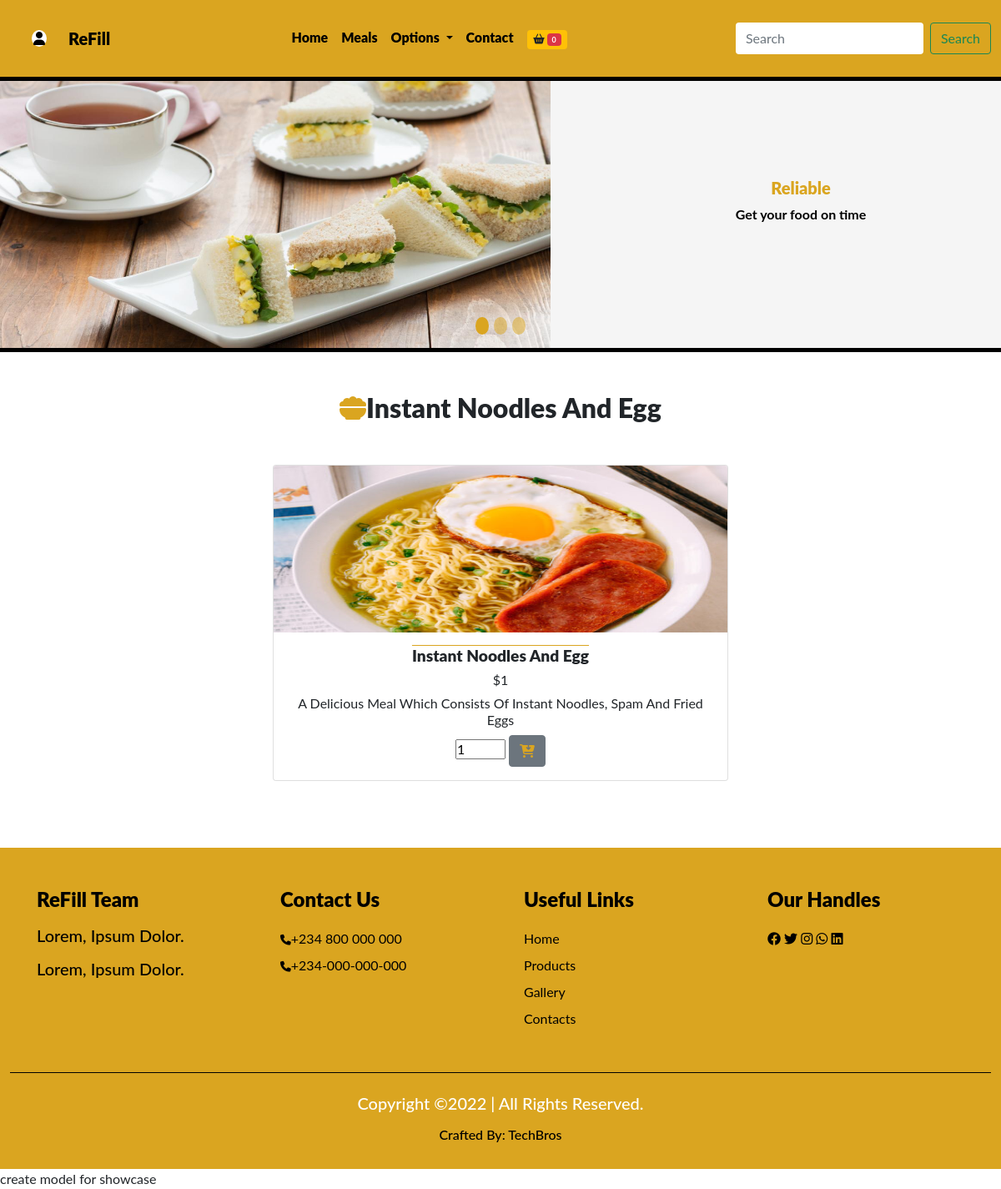
The app's page /detail/6 with its own data.
### techbro/models.py (models this page shows, shortened)
class Showcase(models.Model):
    show_name = models.CharField(max_length=50)
    show_txt = models.CharField(max_length=250)
    show_img = models.ImageField(upload_to='showcase',default='show.jpg')
    class Meta:
        db_table = 'showcase'
        managed = True
        verbose_name = 'showcase'
        verbose_name_plural = 'showcase'

class Dish(models.Model):
    category = models.ForeignKey(Category, on_delete=models.CASCADE)
    breakfast = models.BooleanField(default=False)
    lunch = models.BooleanField(default=False)
    dinner = models.BooleanField(default=False)
    appetizer = models.BooleanField(default=False)
    dessert = models.BooleanField(default=False)
    drink = models.BooleanField(default=False)
    name = models.CharField(max_length=50)
    image = models.ImageField(upload_to='food', default='pix.jpg', blank=True, null=True)
    price = models.IntegerField(default=0)
    min = models.IntegerField(default=0)
    max = models.IntegerField(default=0)
    in_stock = models.BooleanField(default=False)
    special = models.BooleanField(default=False)
    description = models.TextField(default='a')
    class Meta:
        db_table = 'dish'
        managed = True
        verbose_name = 'Dish'
        verbose_name_plural = 'Dishes'

### techbro/views.py (the view)
# urls.py: path('detail/<str:id>',detail, name='detail'),
def detail(request, id):
    categories = Category.objects.all()
    specials = Dish.objects.filter(special=True)
    slide1 = Showcase.objects.get(pk=1)
    slide2 = Showcase.objects.get(pk=2)
    slide3 = Showcase.objects.get(pk=3)
    specials = Dish.objects.filter(special=True)
    detail = Dish.objects.get(pk=id)
    context = {
        'specials' :specials,
        'categories' :categories,
        'slide1' :slide1,
        'slide2' :slide2,
        'slide3' :slide3,
        'specials' :specials,
        'detail' :detail,
    }
    return render(request, 'detail.html',context)

### techbro/context_processor.py (called while the page is built)
def cartcount(request):
    count = Shopcart.objects.filter(user__username = request.user.username, paid=False)
    itemcount = 0
    for item in count:
        itemcount += int(item.user.id)
    context = {
        'itemcount' : itemcount
    }
    return context

### techbro/templates/detail.html (shortened to what this page needs)
{% extends 'base.html' %}
{% block header %} {% include 'header.html' %}{% endblock header %}
{%block showcase %} {% include 'showcase.html' %}{% endblock showcase %}
{% block content %}
<section class="meals">
    <div class="container">
      <h2 class="text-center mt-5 mb-5"><i class="fa-solid fa-bowl-food"></i>{{detail.name|title}}</h2>
    </div>
    <div class="container">
      <div class="row justify-content-center gy-5 gx-4">
        <div class="col-3 col-sm-3 col-md-3 col-lg-3 col-xl-3">
        </div>
        <div class="col-6 col-sm-6 col-md-6 col-lg-6 col-xl-6">
            <div class="card">
              <img src="{{detail.image.url}}" class="card-img-top"></a>
              <div class="card-body text-center">
                <h3 class="card-title">{{detail.name|title}}</h3>
                <p class="card-title">${{detail.price}}</p>
                <p class="card-title">{{detail.description|title}}</p>
                <form action="{% url 'ordermeal' %}" method="POST">
                  <input type="number" name="mealquantity" value="1" min="{{detail.min}}" max="{{detail.max}}" style="width: 60px;">
                  <button href='#' class="btn btn-secondary"><i class="fa-solid fa-cart-arrow-down"></i></button>
                </form>
              </div>
            </div>
          </div>
          <div class="col-3 col-sm-3 col-md-3 col-lg-3 col-xl-3">
      </div>
    </div>
  </section>
{% endblock content%}
{% block footer %} {% include 'footer.html' %}{% endblock footer %}

### techbro/templates/showcase.html (shortened to what this page needs)
<section class="showcase">
    <div>
      <div id="carouselExampleCaptions" class="carousel slide" data-bs-ride="carousel">
        <div class="carousel-indicators">
          <button type="button" data-bs-target="#carouselExampleCaptions" data-bs-slide-to="0" class="active" aria-current="true" aria-label="Slide 1"></button>
          <button type="button" data-bs-target="#carouselExampleCaptions" data-bs-slide-to="1" aria-label="Slide 2"></button>
          <button type="button" data-bs-target="#carouselExampleCaptions" data-bs-slide-to="2" aria-label="Slide 3"></button>
        </div>
        <div class="carousel-inner">
          <div class="carousel-item active h-100">
            <img src="{{slide1.show_img.url}}" class="d-block h-100">
            <div class="carousel-caption">
              <h5>{{slide1.show_name}}</h5>
              <p>{{slide1.show_txt}}</p>
            </div>
          </div>
        </div>
        <button class="carousel-control-prev" type="button" data-bs-target="#carouselExampleCaptions" data-bs-slide="prev">
        </button>
        <button class="carousel-control-next" type="button" data-bs-target="#carouselExampleCaptions" data-bs-slide="next">
        </button>
      </div>
    </div>
  </section>

### techbro/static/css/index.css (style rules this page uses)
* { margin: 0; padding: 0; box-sizing: border-box; }
.showcase { border-bottom: 5px solid black; }
.showcase .carousel .carousel-indicators button { background: goldenrod; height: .1rem; width: 1rem; border-radius: 100%; }
.showcase .carousel-caption h5 { color: goldenrod; font-weight: 900; }
.showcase .carousel-caption p { color: black; font-weight: 700; }
.showcase .carousel-inner { height: 20rem; background: whitesmoke; }
.showcase .carousel-inner .carousel-item img { width: 55%; }
.showcase .carousel-inner .carousel-caption { position: absolute; top: 30%; right: 0; left: 60%; bottom: 0; }
.meals h2 { font-weight: 900; }
.meals .container .fa-solid { color: goldenrod; }
.meals .card h3 { font-weight: 900; text-decoration: overline goldenrod; }
.meals .card { line-height: 20px; transition: 0.5s; }
.meals .card img { height: 200px; opacity: 1; transition: 0.5s; }

### techbro/static/css/dash.css (style rules this page uses)
* { box-sizing: border-box; margin: 0; padding: 0; }

### techbro/static/css/nedu.css (style rules this page uses)
* { padding: 0; margin: 0; box-sizing: border-box; }
:root { --body: white; --navbody: pink; --navbar: #0f0f0ffb; --text: #f8aa02; --navback: #003566; --moon: black; }
body { font-family: 'Lato', sans-serif; background: var(--body); }
.carousel-item img { width: 100%; height: 25rem; }

### techbro/static/css/style.css (style rules this page uses)
* { margin: 0; padding: 0; box-sizing: border-box; }
h3 { text-align: center; font-weight: 600; font-size: 1.2rem; }

### records on screen
Showcase: show_img (picture), show_name "Reliable", show_txt "Get your food on time"
Dish: name "Instant Noodles And Egg", image (picture), price "1", description "A Delicious Meal Which Consists Of Instant Noodles, Spam And Fried Eggs", mealquantity "1"
